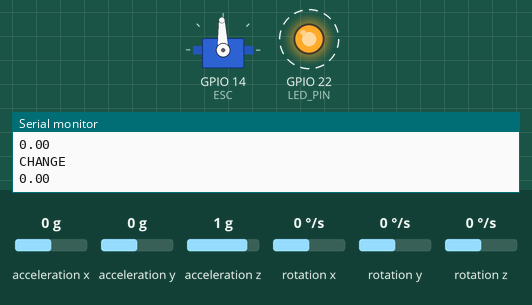
The sketch below on a simulated ESP32. Shown: servo, output pins drawn as LEDs (lit = HIGH), the last lines printed to the serial monitor. Dashed ring = blinking. The test bench sets the inputs (shaded band); at power-on: rotation z 0 °/s, acceleration x 0 g, acceleration y 0 g, acceleration z 1 g, rotation x 0 °/s, rotation y 0 °/s.

Above: at 1.7 s.
1.8 s: rotation z set to -192 °/s
At 2.63 s:
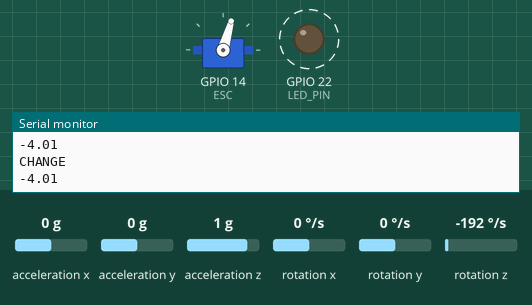
At 3.27 s:
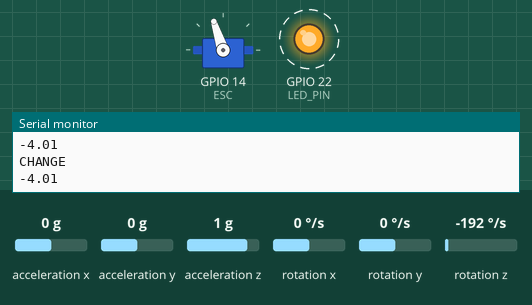
4.8 s: acceleration x set to -1.4 g
7.8 s: acceleration y set to 0.8 g
At 12.17 s:
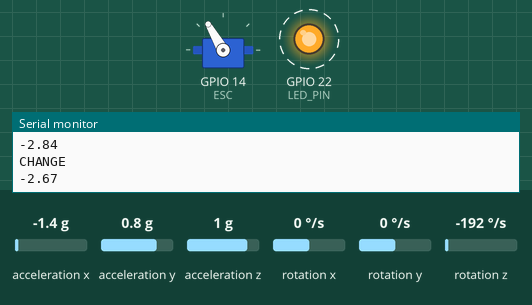
Timing chart, 0 to 16.8 s (numbered marks = the images above; inputs shaded):
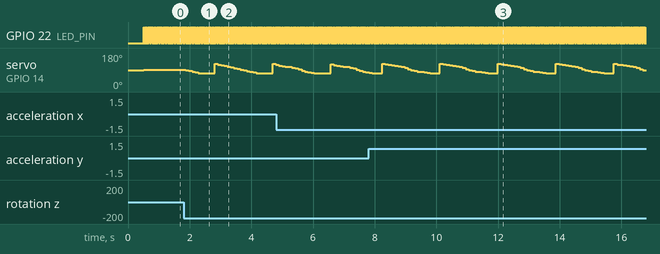

Measured:
- after the input at 1.8 s, servo on GPIO 14 (ESC): ramps from 123° to 74° and jumps back, once every 1.9 s
- by itself, GPIO 22 (LED_PIN): alternates HIGH for 0.02 s and LOW for 0.02 s

The sketch:

TestonN2wheel.ino
```cpp
#include "PID_v1.h"
#include <ESP32Servo.h>

#include "FS.h"
#include "SD.h"
#include "SPI.h"
#define SD_CS 5
#include "I2Cdev.h"

#include "MPU6050_6Axis_MotionApps20.h"
//#include "encodeSpeed.h"

#if I2CDEV_IMPLEMENTATION == I2CDEV_ARDUINO_WIRE
    #include "Wire.h"
#endif

MPU6050 mpu;


int16_t ax,ay,az;
int16_t gx,gy,gz;
int16_t accData[3],gyrData[3];


Servo ESC;

int neutral = 1488;
int fullForward = 1832;
int fullReverse = 1312;


//long timeCur, timePrev, timeStart;
double Input;
static double Output;
double Setpoint = 0;
float Kp = 2.0 ;
float Ki = 0.0;
float Kd = 0.0;
float change=0;
float prevInput=0;

//parameters used in determination of the motor speed

//int InterruptPin=25;

//in finding the rocket roll velocity values
#define sampleTime 10
double elapsedTime = 0;
double  timeCur = 0;
double timePrev = 0;
double anglePrev = 0;
double angleCur = 0;
double _speed = 0;

//variables that hold the SD logged values
double rollVel=0;
double pwm = 0;


    //response time parameters
double distimecur=0;
double respondedtime=0;
double responsetime=0;
double input=0;

//-------variablesmotor-----

//String dataMessage;
//File file;


PID balancePID(&Input,&Output,&Setpoint,Kp,Ki,Kd,DIRECT);

#define OUTPUT_READABLE_YAWPITCHROLL //outputs yaw,pitch and roll

#define INTERRUPT_PIN 2
#define LED_PIN 22 // (Arduino is 13, Teensy is 11, Teensy++ is 6)
#define SDA 21
#define SCL 22
bool blinkState = false;

// MPU control/status vars
bool dmpReady = false;  // set true if DMP init was successful
uint8_t mpuIntStatus;   // holds actual interrupt status byte from MPU
uint8_t devStatus;      // return status after each device operation (0 = success, !0 = error)
uint16_t packetSize;    // expected DMP packet size (default is 42 bytes)
uint16_t fifoCount;     // count of all bytes currently in
uint8_t fifoBuffer[64]; // FIFO storage buffer

// orientation/motion vars
Quaternion q;           // [w, x, y, z]         quaternion container
VectorInt16 aa;         // [x, y, z]            accel sensor measurements
VectorInt16 aaReal;     // [x, y, z]            gravity-free accel sensor measurements
VectorInt16 aaWorld;    // [x, y, z]            world-frame accel sensor measurements
VectorFloat gravity;    // [x, y, z]            gravity vector
float euler[3];         // [psi, theta, phi]    Euler angle container
float ypr[3];           // [yaw, pitch, roll]   yaw/pitch/roll container and gravity vector

// packet structure for InvenSense teapot demo
uint8_t teapotPacket[14] = { '$', 0x02, 0,0, 0,0, 0,0, 0,0, 0x00, 0x00, '\r', '\n' };


// ================================================================
// ===               INTERRUPT DETECTION ROUTINE                ===
// ================================================================

//volatile bool mpuInterrupt = false;     // indicates whether MPU interrupt pin has gone high
//void dmpDataReady() {
//    mpuInterrupt = true;
//}

void write_pwm(float _speed){
  ESC.writeMicroseconds(_speed);  //returns a pulse of width (_speed)microseconds every 20 milliseconds

}


double constrainpwm (double pwm, double Min, double Max){
  if   (pwm< Min) return Min;
  else if    (pwm> Max) return Max;

  else return pwm;

}

void calibrateESC () {
   //Serial.println("Calibration procedure for Mamba ESC.");
  //Serial.println("Turn on ESC.");
  ESC.writeMicroseconds(0);
  //Serial.println("Starting Calibration.");
  delay(1000);
  ESC.writeMicroseconds(1832);
  //Serial.println("Writing Full Throttle.");
  delay(1000);
  ESC.writeMicroseconds(1312);
  //Serial.println("Writing Full Reverse.");
  delay(1000);
  ESC.writeMicroseconds(1488);
 // Serial.println("Writing Neutral.");
  delay(1000);
  //Serial.println("Calibration Complete.");
}


// ================================================================
// ===                      INITIAL SETUP                       ===
// ================================================================

void setup() {
 // setCpuFrequencyMhz(160);
    // join I2C bus (I2Cdev library doesn't do this automatically)
    #if I2CDEV_IMPLEMENTATION == I2CDEV_ARDUINO_WIRE
        Wire.begin(SDA, SCL, 400000);
        //Wire.setClock(400000); // 400kHz I2C clock. Comment this line if having compilation difficulties
    #elif I2CDEV_IMPLEMENTATION == I2CDEV_BUILTIN_FASTWIRE
        Fastwire::setup(400, true);
    #endif
Serial.begin(115200);
   //pinMode(InterruptPin, INPUT_PULLUP);
  //attachInterrupt(digitalPinToInterrupt(InterruptPin),stepsCounter, RISING); //count pulses using interrupts from the motor

    while (!Serial); // wait for Leonardo enumeration, others continue immediately

    // initialize device
    //Serial.println(F("Initializing I2C devices..."));
    mpu.initialize();
    pinMode(INTERRUPT_PIN, INPUT_PULLUP);

    // verify connection

    devStatus = mpu.dmpInitialize();//INITIALISING

    // supply your own gyro offsets here, scaled for min sensitivity
    mpu.setXGyroOffset(220);
    mpu.setYGyroOffset(76);
    mpu.setZGyroOffset(-85);
    mpu.setZAccelOffset(1788); // 1688 factory default for my test chip

    // make sure it worked (returns 0 if so)
    if (devStatus == 0) {
        // Calibration Time: generate offsets and calibrate our MPU6050
        mpu.CalibrateAccel(6);
        mpu.CalibrateGyro(6);
        mpu.PrintActiveOffsets();
        // turn on the DMP, now that it's ready
        //Serial.println(F("Enabling DMP..."));
        mpu.setDMPEnabled(true);

        // enable Arduino interrupt detection
        //Serial.print(F("Enabling interrupt detection (Arduino external interrupt "));
        //Serial.print(digitalPinToInterrupt(INTERRUPT_PIN));
        //.println(F(")..."));
        //attachInterrupt(digitalPinToInterrupt(INTERRUPT_PIN), dmpDataReady, RISING);
        mpuIntStatus = mpu.getIntStatus();

        // set our DMP Ready flag so the main loop() function knows it's okay to use it
        //Serial.println(F("DMP ready! Waiting for first interrupt..."));
        dmpReady = true;

        // get expected DMP packet size for later comparison
        packetSize = mpu.dmpGetFIFOPacketSize();
    }

    ESC.attach(14);  //49
    balancePID.SetMode(AUTOMATIC); //
    balancePID.SetOutputLimits(-176,344);//to range from 1312 to 1832
    // configure LED for output
    pinMode(LED_PIN, OUTPUT);
    //calibrateESC();
//     revCounts = 0;

//

}


// ================================================================
// ===                    MAIN PROGRAM LOOP                     ===
// ================================================================

void loop() {
    // if programming failed, don't try to do anything

    unsigned long start = millis();
     //read_speed();

    if (!dmpReady) return;
    // read a packet from FIFO
    if ((mpu.dmpGetCurrentFIFOPacket(fifoBuffer)) && (elapsedTime > sampleTime));  { // Get the Latest packet
              // display Euler angles in degrees
            mpu.dmpGetQuaternion(&q, fifoBuffer);
            mpu.dmpGetGravity(&gravity, &q);
            mpu.dmpGetYawPitchRoll(ypr, &q, &gravity);

         mpu.getMotion6(&accData[0], &accData[1], &accData[2], &gyrData[0], &gyrData[1], &gyrData[2]);

        Input = ypr[0] * 180/M_PI;
        timePrev = timeCur;
        timeCur = millis();
        angleCur=ypr[0];
        change=prevInput-Input;
        prevInput=Input;
        Serial.println("CHANGE");
            Serial.println(change);
        elapsedTime = timeCur - timePrev;
        rollVel = (((angleCur-anglePrev)/(elapsedTime/1000.00))*(30/M_PI));//to convert the velocity to rpm multiply the value by (60/2*M_PI)
//             Serial.println("rollVel  ");
//            Serial.println(rollVel);


            while ( Input<= -180) Input += 360;
            while (Input > 180)   Input  -= 360;

//          Serial.print("Input:\t");
//          Serial.println(Input);


        // blink LED to indicate activity
        blinkState = !blinkState;
        digitalWrite(LED_PIN, blinkState);

        Setpoint = 0;
        if(int(Input)!=0){
        if(change < 0){
        balancePID.SetControllerDirection(DIRECT);
        }
        else{
        balancePID.SetControllerDirection(REVERSE);
        }
        }
        balancePID.Compute();


           timePrev = timeCur;
           anglePrev = angleCur;

        pwm=1488+Output;
        constrainpwm(pwm,1312,1832);

        write_pwm(pwm);

        delay(10);

//
//    if((int) input!=0){
//    distimecur=millis();
//    Serial.print("distimecur");
//    Serial.print(distimecur);
//    if((int) pwm==1488){
//      respondedtime=distimecur;
//       responsetime=respondedtime-distimecur;
//            Serial.print("responsetime");
//            Serial.print(responsetime);
//            }
//
//        }

    }
    unsigned long endtime = millis();
    float freq = 1000 / (endtime - start);
//    Serial.print("rate: ");
//    Serial.println(freq);

}
```
